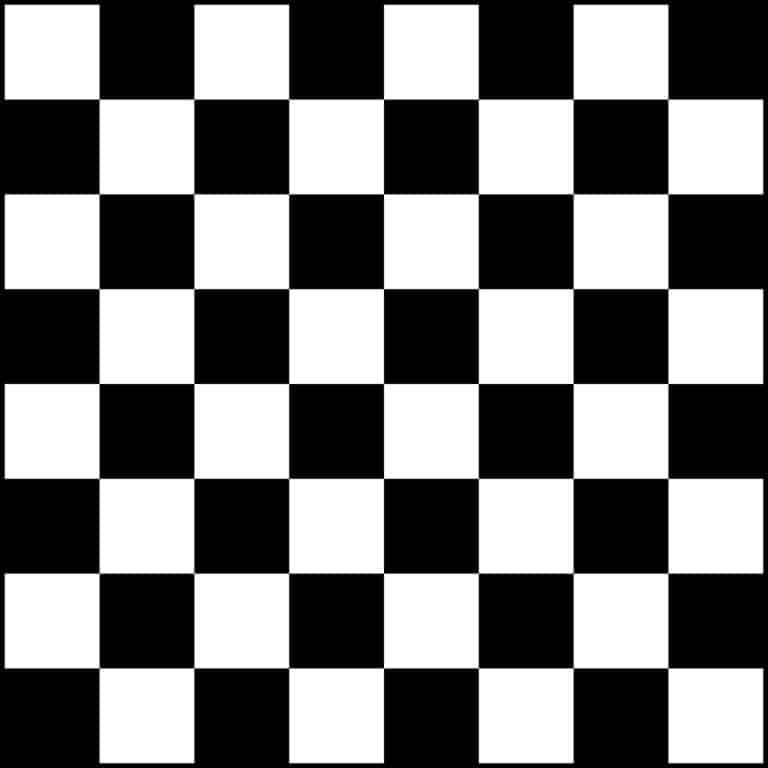
#> input picture assets/board.jpg, 768 x 768 px
$ python -i chessboardPieces.py   (imports and definitions only)
#> lines starting #> are read from the running program, lines starting #| are printed output that depends on the picture; after the words box and inside, x2 and y2 are one past the last pixel; in counts of white or black regions, pixels touching at a corner belong together
#> further down, picture is the input picture: shape (768, 768, 3); min 0, max 255, mean 124.9
import cv2
import numpy as np
import random
import copy

def image_processing2(img):

    gray_img = cv2.cvtColor(img, cv2.COLOR_BGR2GRAY)

    clahe_img = cv2.createCLAHE(clipLimit=2.0, tileGridSize=(8, 8))
    clahe_img = clahe_img.apply(gray_img)

    gaussian_blurred = cv2.GaussianBlur(clahe_img, (5, 5), 0)
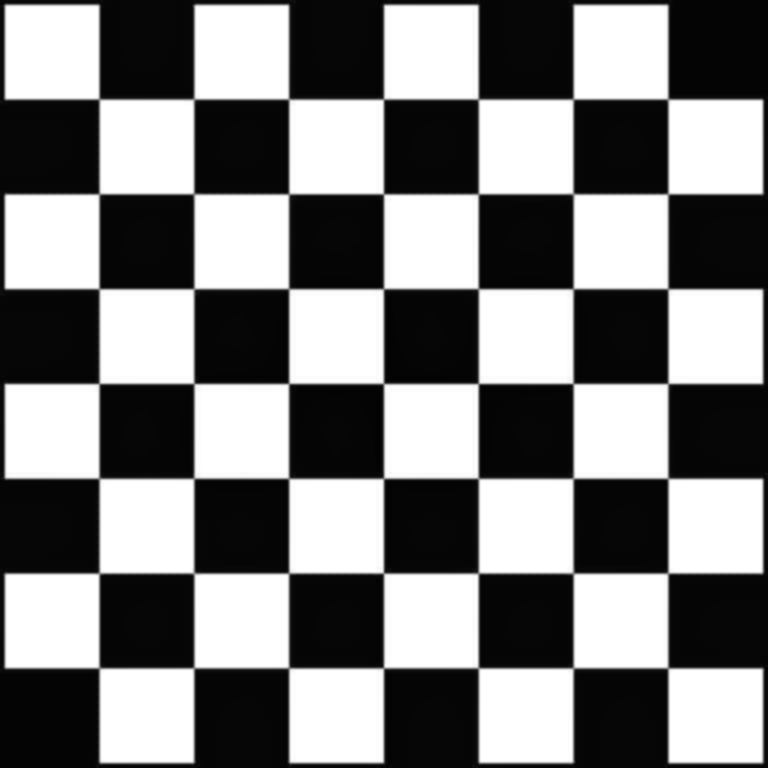
#> gaussian_blurred: shape (768, 768); min 2, max 255, mean 127

    return gaussian_blurred

def draw_lines(lines, line_image,debug=False):
    if lines is not None:
        for line in lines:
            # dont draw diagonal lines
            rho, theta = line[0]
            # Convert theta to degrees for easier understanding
            theta_deg = np.degrees(theta)

            # Define margin for horizontal/vertical acceptance (in degrees)
            margin = 10  # degrees of tolerance

            # Check if line is approximately horizontal (0° or 180° ± margin)
            is_horizontal = (abs(theta_deg) < margin) or (abs(theta_deg - 180) < margin)

            # Check if line is approximately vertical (90° or 270° ± margin)
            is_vertical = (abs(theta_deg - 90) < margin) or (abs(theta_deg - 270) < margin)

            # Skip if neither horizontal nor vertical within margin
            if not (is_horizontal or is_vertical):
                continue
            a = np.cos(theta)
            b = np.sin(theta)
            x0 = a * rho
            y0 = b * rho
            x1 = int(x0 + 1200 * (-b))
            y1 = int(y0 + 1200 * (a))
            x2 = int(x0 - 1200 * (-b))
            y2 = int(y0 - 1200 * (a))
            cv2.line(line_image, (x1, y1), (x2, y2), 255, 2)
    #img2 = cv2.resize(img2, (0,0), fx=0.25, fy=0.25)
    if debug == True:
        cv2.imshow("Hough Lines", line_image)
        cv2.waitKey(0)
    return line_image

def detect_chessboard_squares(img,debug=False):
    #cv2.imshow("Original Image1", img)
    processed_img = image_processing2(img)
    #cv2.imshow("Processed Image1", processed_img)
    canny_edges = cv2.Canny(processed_img, 50, 150, apertureSize=3)
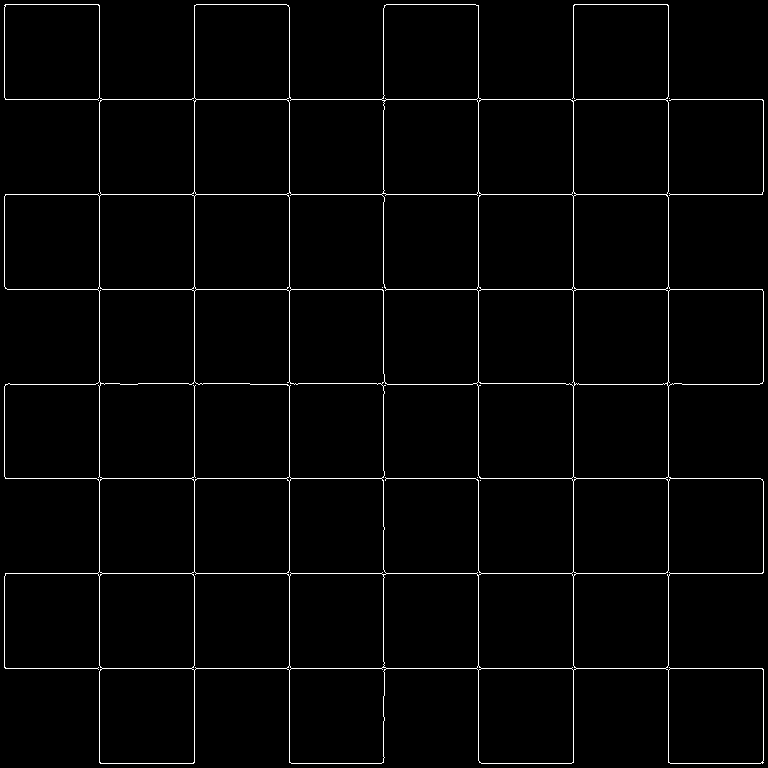
#> canny_edges: shape (768, 768); 2.1% white in thin lines or dots
    canny_edges = cv2.dilate(canny_edges, None, iterations=3)
#> canny_edges: shape (768, 768); 14.1% white; 1 white region, box (x1, y1, x2, y2) and area: (1, 1, 767, 767) 83137
    canny_edges = cv2.erode(canny_edges, None, iterations=1)
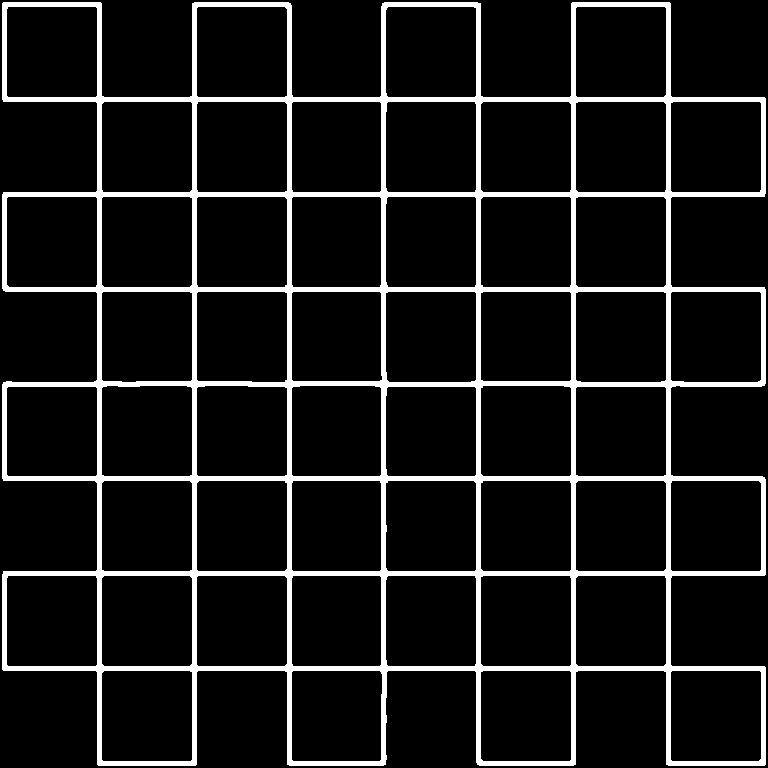
#> canny_edges: shape (768, 768); 10.2% white; 1 white region, box (x1, y1, x2, y2) and area: (2, 2, 766, 766) 60005

    adaptive_thresh = cv2.adaptiveThreshold(processed_img, 255,
                                 cv2.ADAPTIVE_THRESH_GAUSSIAN_C,
                                 cv2.THRESH_BINARY_INV, 11, 2)
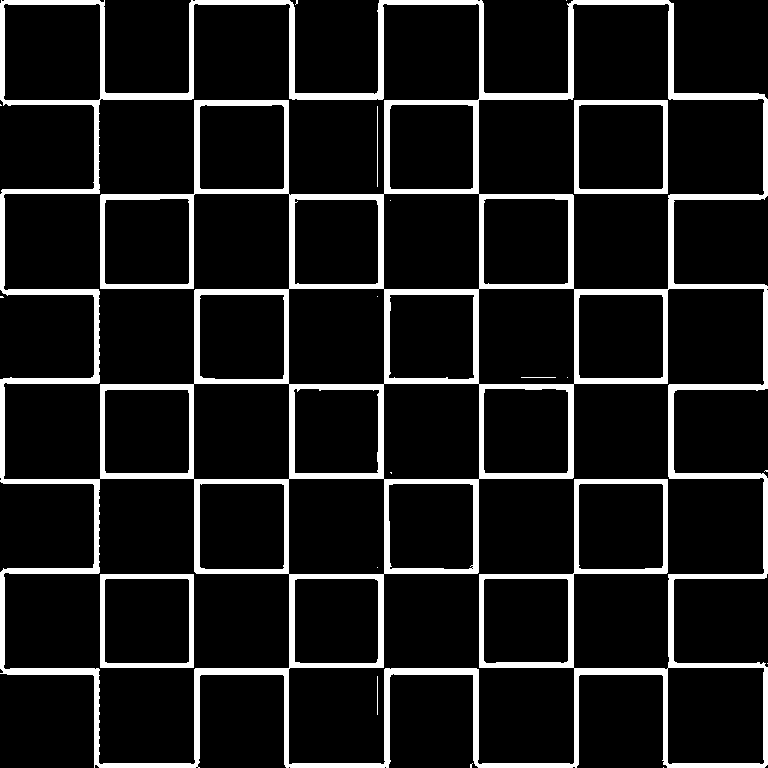
#> adaptive_thresh: shape (768, 768); 10.9% white; 19 white regions (13 under 20 px), largest, box (x1, y1, x2, y2) and area: (0, 0, 768, 768) 60803, (574, 100, 668, 194) 1786, (100, 574, 194, 668) 1786, (377, 106, 378, 187) 81, (377, 676, 378, 715) 39, (521, 377, 556, 378) 35
    canny_edges = cv2.bitwise_or(canny_edges, adaptive_thresh)
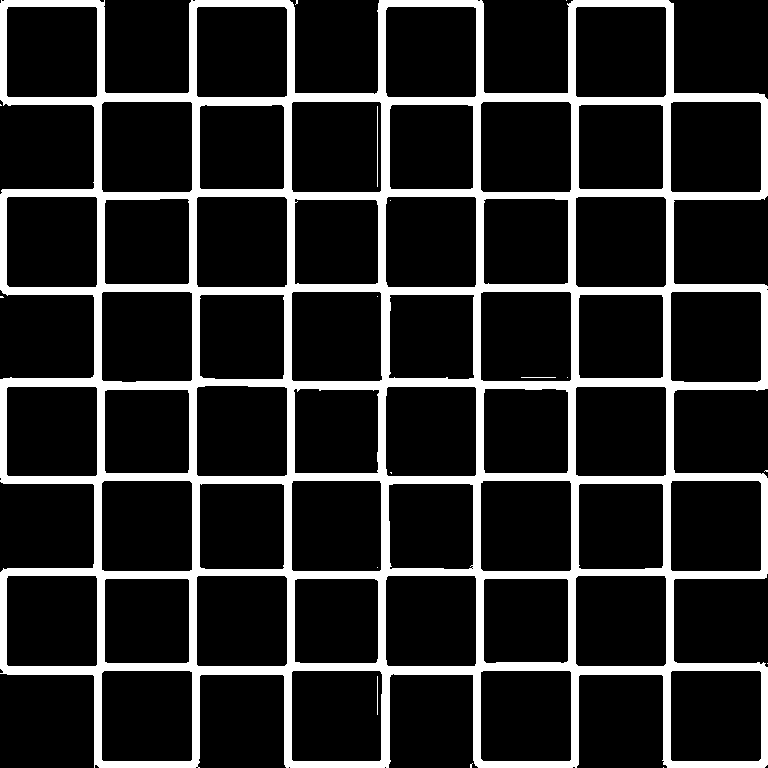
#> canny_edges: shape (768, 768); 16% white; 17 white regions (13 under 20 px), largest, box (x1, y1, x2, y2) and area: (0, 0, 768, 768) 94069, (377, 106, 378, 187) 81, (377, 676, 378, 715) 39, (521, 377, 556, 378) 35

    #cv2.imshow("Canny", canny_edges)
    #cv2.imshow("Processed Image", processed_img)
    #cv2.waitKey(0)
    #rezize for visualization remove after debug
    num_votes = 850
    best_squares_number = 0
    best_squares = None
    best_img_lines = None
    #try 3 times to find the best number of votes
    for i in range(7):
        lines = cv2.HoughLines(canny_edges, 1, np.pi / 180, num_votes,0,0)
        #lines = cv2.HoughLinesP(canny_edges, 1, np.pi / 180, threshold=num_votes, minLineLength=10, maxLineGap=1000)
        new_img_lines = np.zeros(canny_edges.shape, dtype=np.uint8)
        image_with_lines = draw_lines(lines, new_img_lines)
        image_with_lines = cv2.dilate(image_with_lines, None, iterations=3)
        squares_raw,matrix = squares(image_with_lines,processed_img,debug=False)
        squares_number = len(squares_raw)
        if squares_number > best_squares_number:
            best_squares_number = squares_number
            best_squares = matrix
            best_img_lines = image_with_lines
        if squares_number == 64:
            break
        else:
            num_votes -= 50
#> this loop made 7 passes
#> (squares_number, best_squares_number) on pass 3: (36, 36)
#> squares_number on passes 1, 2, 4, 5, 6, 7: 0, 0, 36, 36, 36, 36
#> pass 3, in detect_chessboard_squares, `image_with_lines = cv2.dilate(image_with_lines, None, iterations=3)`:
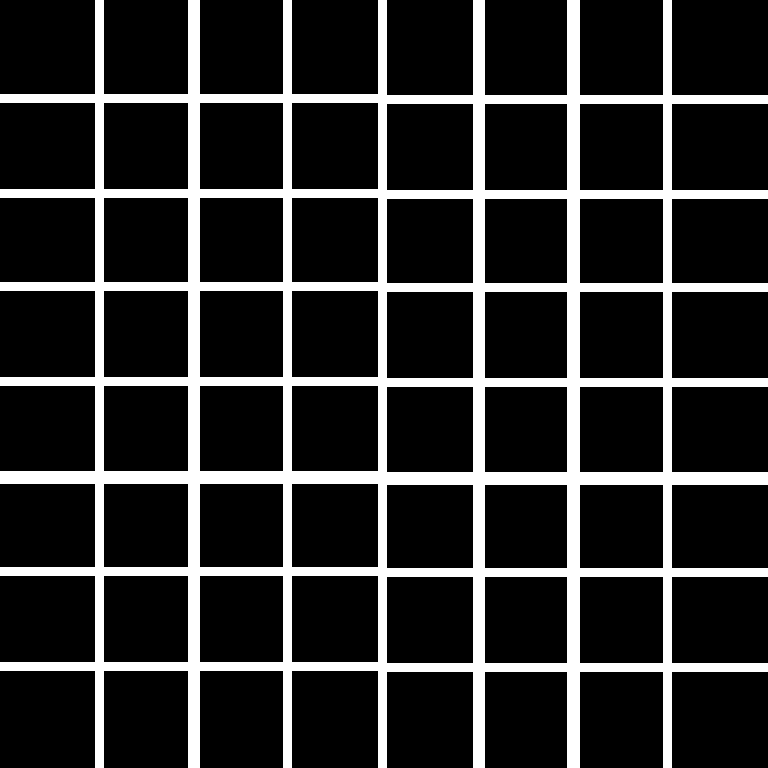
#> image_with_lines: shape (768, 768); 17.4% white; 1 white region, box (x1, y1, x2, y2) and area: (0, 0, 768, 768) 102629
#> after the loop:
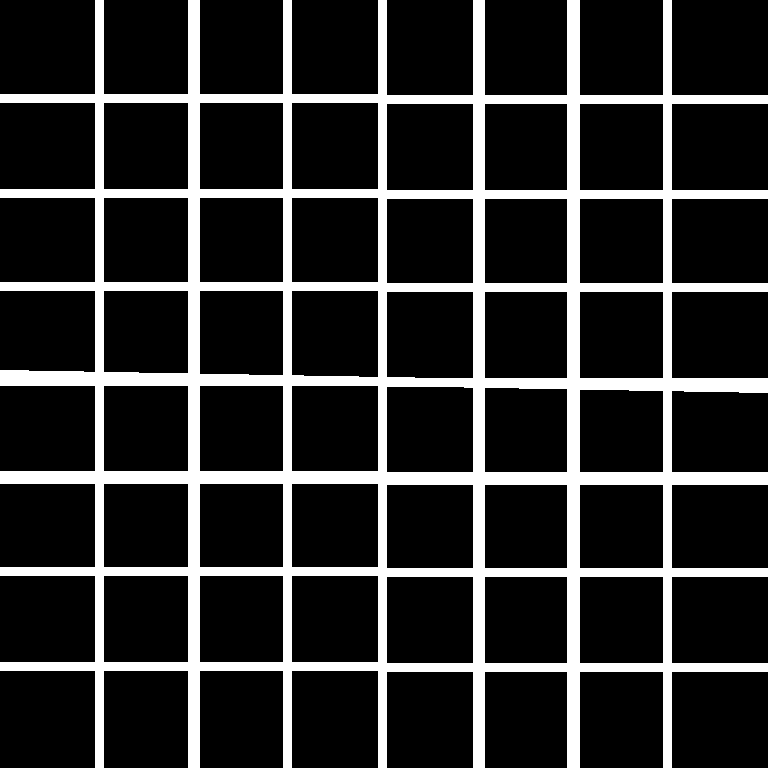
#> image_with_lines: shape (768, 768); 17.8% white; 1 white region, box (x1, y1, x2, y2) and area: (0, 0, 768, 768) 104829
#> after the loop, best_squares_number = 36; num_votes = 500
            #print(num_votes)
            #print("Not enough squares found")
    if best_squares is not None:
        if best_squares_number == 64:
            print("All squares found")
        #else:
        best_img_lines = cv2.cvtColor(best_img_lines, cv2.COLOR_GRAY2BGR)
        if debug == True:
            drawSquares(best_squares, best_img_lines)


    return best_squares


#gets the squares from the image
def squares(img,original_img,debug=False):
        # Find contours in the image
    contours , _ = cv2.findContours(img, cv2.RETR_TREE, cv2.CHAIN_APPROX_SIMPLE)

    # Sort contours by area and filter out small ones
    squares = []
    for contour in contours:
        #width height ratio
        x,y,w,h = cv2.boundingRect(contour)

        aspect_ratio = float(w)/h
        #if aspect_ratio < 0.5 or aspect_ratio > 1.5:
        #    continue
        area = cv2.contourArea(contour)
        if 4000 < area and area< 11000:
            peri = cv2.arcLength(contour, True)
            approx = cv2.approxPolyDP(contour, 0.02 * peri, True)
            if len(approx) == 4:
                squares.append(approx)
    #convert to color image for visualization
    original_img = cv2.cvtColor(original_img, cv2.COLOR_GRAY2BGR)
    square_matrix = orderSquares(squares)
    if debug == True:
        drawSquares(square_matrix, original_img)
    return squares,square_matrix


#draws the squares on the image
# [59 lines left out: function drawSquares, not called in this run]


#Order squares based on their coordinates and converts them to a matrix
def orderSquares(squares,debug=False):
    # Sort squares based on their coordinates
        # Calculate the center of each square for sorting
    squares_with_centers = []
    for square in squares:
        # Calculate centroid (average of all points)
        x_coords = [point[0][0] for point in square]
        y_coords = [point[0][1] for point in square]
        center_x = sum(x_coords) / 4
        center_y = sum(y_coords) / 4
        squares_with_centers.append((center_y, center_x, square))
    if len(squares_with_centers) == 0:
        if debug == True:
            print("No squares found")
        return []
    sorted_squares_by_y = sorted(squares_with_centers, key=lambda x: (x[0]))
    current_y = None
    # TODO FINETUNE THIS TO GET LEVELS
    margin_y = 20
    margin_x = 600
    #IMPORTANT
    #each square has 100 by 100 pixels
    matrix = []
    currentLevel = []
    for y,x,square in sorted_squares_by_y:
        if current_y is None:
            current_y = y
            current_x = x
        elif abs(current_y - y) > margin_y or (len(currentLevel) >=8 and abs(current_x - x) > margin_x):
            currentLevel = HandleColumn(currentLevel)
            matrix.append(currentLevel)
            currentLevel = []

        currentLevel.append((y,x,square))
        current_x = x
        current_y = y
    currentLevel = HandleColumn(currentLevel)
    matrix.append(currentLevel)
    return matrix

# check if column is valid
def HandleColumn(currentLevel):
    currentLevel.sort(key=lambda x: x[1])
    if len(currentLevel) < 8:
        currentLevel = dealWithMissingSquares(currentLevel)
    if len(currentLevel) > 8:
        print("Too many squares in a row:",len(currentLevel))
        currentLevel = dealWithTooManySquares(currentLevel) # test this
    currentLevel =map(lambda x: x[2],currentLevel)
    return currentLevel
# [10 lines left out: function dealWithTooManySquares, not called in this run]
# Deal when a column has missing squares find the NONE squares and add them
def dealWithMissingSquares(currentLevel):
    # TODO probably expand to use the two nearest squares to speculate the middle square  it is probably wrong
    # function defective for now
    previousSquare = None
    result = []
    if len(currentLevel) == 0:
        return [None]*8
    if len(currentLevel) < 2:
        rest = [(-1,-1,None)]*(8-len(currentLevel))
        currentLevel.extend(rest)
        return currentLevel
    previousSquare = currentLevel.pop(0)
    result.append(previousSquare)
    currentEntry = currentLevel.pop(0)
    previousX = currentEntry[1]
    while len(result) <8:
        if abs(currentEntry[1] - previousX) > 120:
            previousX = previousSquare[1] + 100
            #add the missing square to the list
            result.append((currentEntry[0],previousSquare[1],None))
            continue
        result.append(currentEntry)
        previousSquare = currentEntry
        previousX = currentEntry[1]
        if len(currentLevel) == 0:
            rest = [(-1,-1,None)]*(8-len(result))
            result.extend(rest)
            break
        else:
            currentEntry = currentLevel.pop(0)
    return result


#check if the square is black or white
# [71 lines left out: functions check_square, check_pieces, getNumberOfSquaresNotNull, not called in this run]

>>> import cv2
>>> picture = cv2.imread('assets/board.jpg')
>>> result = detect_chessboard_squares(picture)
#> result = 6 items
